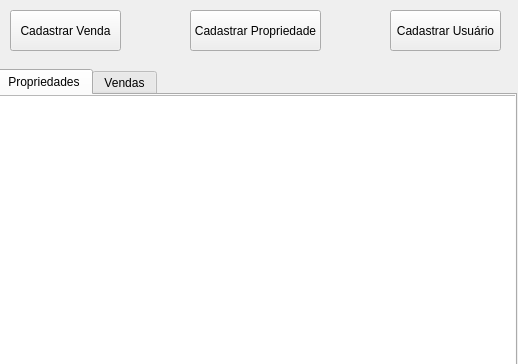
<?xml version="1.0" encoding="UTF-8"?>
<ui version="4.0">
 <class>Home</class>
 <widget class="QMainWindow" name="Home">
  <property name="geometry">
   <rect>
    <x>0</x>
    <y>0</y>
    <width>518</width>
    <height>364</height>
   </rect>
  </property>
  <property name="windowTitle">
   <string>Home</string>
  </property>
  <widget class="QWidget" name="centralwidget">
   <widget class="QPushButton" name="btnCreateUser">
    <property name="geometry">
     <rect>
      <x>390</x>
      <y>10</y>
      <width>111</width>
      <height>41</height>
     </rect>
    </property>
    <property name="text">
     <string>Cadastrar Usuário</string>
    </property>
   </widget>
   <widget class="QPushButton" name="btnCreateProperty">
    <property name="geometry">
     <rect>
      <x>190</x>
      <y>10</y>
      <width>131</width>
      <height>41</height>
     </rect>
    </property>
    <property name="text">
     <string>Cadastrar Propriedade</string>
    </property>
   </widget>
   <widget class="QPushButton" name="btnCreatePurchase">
    <property name="geometry">
     <rect>
      <x>10</x>
      <y>10</y>
      <width>111</width>
      <height>41</height>
     </rect>
    </property>
    <property name="text">
     <string>Cadastrar Venda</string>
    </property>
   </widget>
   <widget class="QTabWidget" name="tabWidget">
    <property name="geometry">
     <rect>
      <x>-4</x>
      <y>69</y>
      <width>521</width>
      <height>301</height>
     </rect>
    </property>
    <property name="currentIndex">
     <number>0</number>
    </property>
    <widget class="QWidget" name="tab">
     <attribute name="title">
      <string>Propriedades</string>
     </attribute>
     <widget class="QTableWidget" name="tblProprerties">
      <property name="geometry">
       <rect>
        <x>0</x>
        <y>0</y>
        <width>521</width>
        <height>271</height>
       </rect>
      </property>
     </widget>
    </widget>
    <widget class="QWidget" name="tab_2">
     <attribute name="title">
      <string>Vendas</string>
     </attribute>
     <widget class="QTableWidget" name="tblPurchases">
      <property name="geometry">
       <rect>
        <x>0</x>
        <y>0</y>
        <width>521</width>
        <height>271</height>
       </rect>
      </property>
     </widget>
    </widget>
   </widget>
  </widget>
 </widget>
 <resources/>
 <connections/>
</ui>
